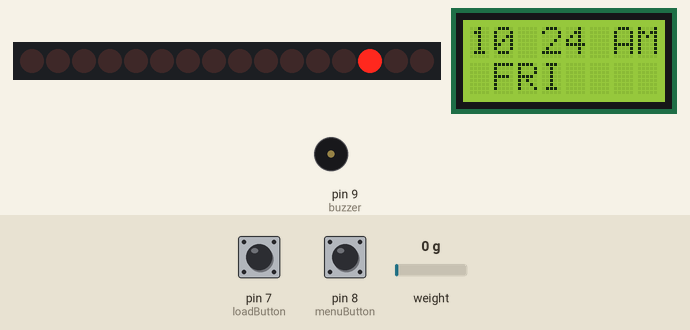
The sketch below on a simulated Arduino Uno, built with avr-gcc and run on an emulated ATmega328P. Shown: 16 shift-register outputs drawn as a row of LEDs (first output left, lit = HIGH), 8×2 character LCD, buzzer (waves = sounding). Wiring (inferred from the names in the program): 2 × shift register (74HC595): data A2; shift clock A1; latch A3. Wiring (inferred from the signals the program sends): row of LEDs: on Q0, Q1, Q2, Q3, Q4, Q5, Q6, Q7, Q8, Q9, Q10, Q11, Q12, Q13, Q14, Q15. Inputs (shaded band) come from the test bench; at power-on: pin 8 (menuButton) HIGH, pin 7 (loadButton) HIGH, weight on the scale 0 g. The local clock reads 2024-03-15 10:24:30 at power-on unless the sketch sets it; what the sketch prints to the serial monitor is not drawn.

Above: at 2.9 s.
3.0 s: pin 8 (menuButton) pulled LOW for 0.15 s
At 4.2 s:
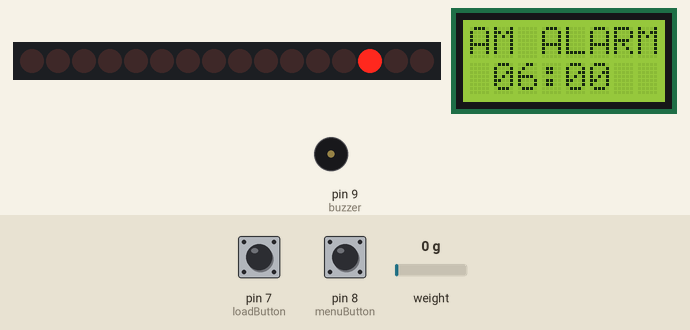
4.7 s: pin 8 (menuButton) pulled LOW for 1 s
At 6.2 s:
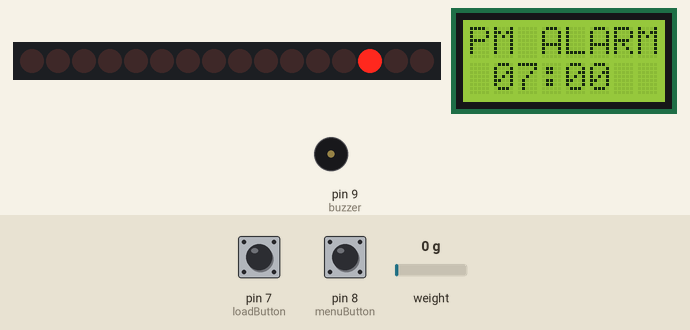
7.2 s: pin 8 (menuButton) pulled LOW for 0.15 s
At 8.1 s:
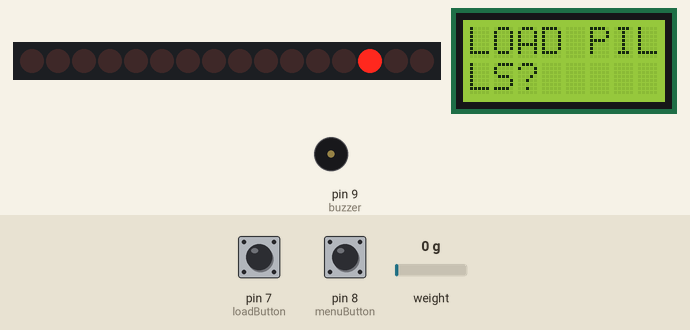
8.8 s: pin 7 (loadButton) pulled LOW for 0.15 s
At 9.2 s:
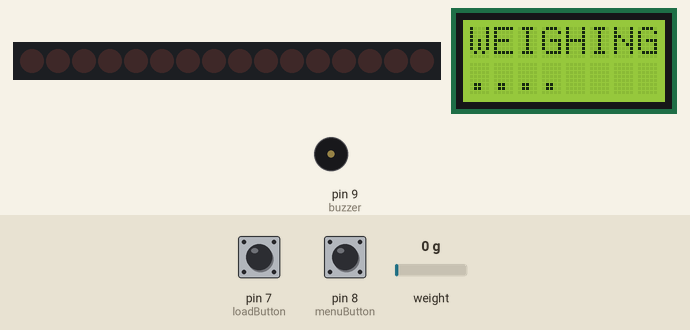
Timing chart, 0 to 11.8 s (numbered marks = the images above; inputs shaded):
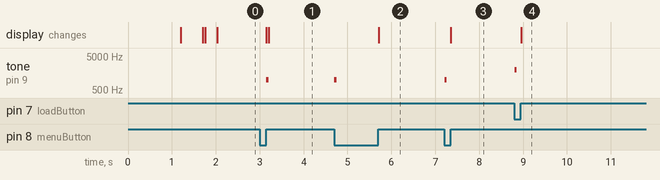

The sketch:

pillMinder.ino
```cpp
#include <Wire.h>
#include <TimeLib.h>
#include <DS1307RTC.h>
#include <LiquidCrystal.h>
#include <EEPROM.h>
#include "HX711.h"

LiquidCrystal   lcd(12, 11,  5,  4,  6, 10);

#define DOUT  3
#define CLK  2

HX711 scale(DOUT, CLK);

float calibration_factor = -150; 				//-7050 worked for my 440lb max scale setup
float calibration_factor_old = calibration_factor;
float scaleValue = 0.0;

int blinker = 0;								//Blinks the colon on time
int alarmBuzzer = 0;

float weight[15];								//AM and PM, 7 days a week. The 15th value is the empty (tare) weight we'll compare Saturday PM against
float currentWeight = 0;
int currentWeightSamples = 0;
float currentAverage = 0;
float difference = 0;
unsigned char flag[15];							//The flag for each event. Once pills taken, clear flag

int amAlarm = 6;
int pmAlarm = 19;

int amPMflag = 0;
int dayArray = 0;

int latchPin = A3;
int clockPin = A1;
int dataPin = A2;

#define buzzer		9
#define menuButton	8
#define loadButton	7

unsigned char dayLED[] = {0, 15, 1, 14, 2, 13, 3, 12, 4, 11, 5, 10, 8, 9};

void setup() {

	Serial.begin(9600);
	while (!Serial) ; // wait for serial

	Serial.println("HX711 calibration sketch");
	Serial.println("Remove all weight from scale");
	Serial.println("After readings begin, place known weight on scale");
	Serial.println("Press + or a to increase calibration factor");
	Serial.println("Press - or z to decrease calibration factor");

	scale.set_scale();
	//scale.tare();  //Reset the scale to 0

	long zero_factor = scale.read_average(); //Get a baseline reading

	Serial.print("Zero factor: "); //This can be used to remove the need to tare the scale. Useful in permanent scale projects.

	Serial.println(zero_factor);
	scale.set_scale(calibration_factor);

	lcd.begin(8, 2);
	lcd.clear();

	pinMode(buzzer, OUTPUT);

	pinMode(menuButton, INPUT);
	pinMode(loadButton, INPUT);
	digitalWrite(menuButton, 1);
	digitalWrite(loadButton, 1);

	pinMode(latchPin, OUTPUT);
	pinMode(clockPin, OUTPUT);
	pinMode(dataPin, OUTPUT);

	delay(500);

}

void loop() {

	tmElements_t tm;
	blinker += 1;

	if (blinker < 80) {

		if (RTC.read(tm)) {

			lcd.setCursor(0,0);

			printHour(tm.Hour);

			if (tm.Second & 1) {
				lcd.write(':');
			}
			else {
				lcd.write(' ');
			}

			print2digitsLCD(tm.Minute);

			lcd.setCursor(5, 0);
			lcd.print(" ");
			printAMPM(0);

			lcd.setCursor(0, 1);
			lcd.print(" ");
			printDay(tm.Wday);
			//lcd.print(tm.Wday);
			//printDay(tm.Wday);

			lcd.print("  ");


		}

	}
	else {

		lcd.setCursor(0, 0);
		lcd.print("NEXT:   ");
		lcd.setCursor(6, 0);
		RTC.read(tm);

		int showWhich = 0;

		if (tm.Hour < pmAlarm) {
			showWhich = 1;
		}

		if (tm.Hour < amAlarm) {
			showWhich = 0;
		}

		if (showWhich == 0) {
			if (amAlarm == 0) {
				print2digitsLCD(amAlarm + 12);
			}
			else {
				print2digitsLCD(amAlarm);
			}
			lcd.setCursor(0, 1);
			lcd.print(":00 ");
			lcd.print("AM");
		}
		else {
			if (pmAlarm > 12) {
				print2digitsLCD(pmAlarm - 12);
			}
			else {
				print2digitsLCD(pmAlarm);
			}
			lcd.setCursor(0, 1);
			lcd.print(":00 ");
			lcd.print("PM");
		}

	}

	if (blinker > 160) {

		blinker = 0;
	}

	delay(50);

	int whichArray = (dayArray * 2) + amPMflag;	//Checks which value we should be looking at depending on day of week and AM/PM

	if (tm.Hour == amAlarm or tm.Hour == pmAlarm) {

		if (flag[whichArray] == 0) {						//No flag set? First time we've hit this event

			if (checkWeight(whichArray) == 255) {			//Does weight match the NEXT pill?
				flag[whichArray] = 1;						//Pills taken, set flag not to do this again
				noTone(buzzer);
				Serial.println("PILLS TAKEN!");
			}
			else {
				alarm();
			}
		}

	}
	else {
		loadLED(dayLED[whichArray]);
	}

	if (digitalRead(menuButton) == 0) {
		waitMenu();
		menu();									//Jump to menu
		blinker = 0;							//Reset this for clean transistion
	}

}

int checkWeight(unsigned char whichOne) {

	currentWeight = scale.get_units(50);

	Serial.print(whichOne);
	Serial.print(" ");
	Serial.println(currentWeight);

	Serial.print(weight[whichOne] - difference);
	Serial.print(" ");
	Serial.print(weight[whichOne] + difference);

	if ((currentWeight < (weight[whichOne] - difference)) and (currentWeight > (weight[whichOne] + difference))) {
		Serial.println(" MATCH CURRENT");
		return 0;
	}

	if ((currentWeight < (weight[whichOne + 1] - difference)) and (currentWeight > (weight[whichOne + 1] + difference))) {
		Serial.println(" MATCH NEXT");
		return 255;
	}

	/*
	//If it's still near its weight, then pills haven't been taken yet
	if (currentWeight > (weight[whichOne] - difference) and currentWeight < (weight[whichOne] + difference)) {
		Serial.println("MATCH CURRENT");
		return 1;
	}

	//Check if it's close to the weight of the NEXT reading
	if (currentWeight > (weight[whichOne + 1] - difference) and currentWeight < (weight[whichOne + 1] + difference)) {
		Serial.println("MATCH NEXT");
		return 255;
	}

	*/

}

void print2digitsLCD(int number) {
  if (number >= 0 && number < 10) {
    lcd.write('0');
  }
  lcd.print(number);
}

void printHour(int whichHour) {

	amPMflag = 0;				//Default is AM

	if (whichHour > 11) {
		amPMflag = 1;
	}
	if (whichHour > 12) {
		whichHour -= 12;
	}

	print2digitsLCD(whichHour);

}

void printAMPM(unsigned char op) {

	int printWhich = 0;

	if (op) {
		printWhich = op;
	}
	else {
		printWhich = amPMflag + 1;
	}

	if (printWhich == 1) {
		lcd.print("AM");
	}
	if (printWhich == 2) {
		lcd.print("PM");
	}

}

void printDay(unsigned char whichDay) {

	switch(whichDay) {

		case 1:
			lcd.print("SUN");
		break;
		case 2:
			lcd.print("MON");
		break;
		case 3:
			lcd.print("TUE");
		break;
		case 4:
			lcd.print("WED");
		break;
		case 5:
			lcd.print("THU");
		break;
		case 6:
			lcd.print("FRI");
		break;
		case 7:
			lcd.print("SAT");
		break;
	}

	dayArray = whichDay - 1;

}

void menu() {

	lcd.clear();

	int inMenu = 1;
	tone(buzzer, 1000, 50);

	while(inMenu) {

		delay(20);

		if (digitalRead(menuButton) == 0) {
			tone(buzzer, 1000, 50);
			waitMenu();
			inMenu += 1;
			lcd.clear();

			if (inMenu > 4) {
				inMenu = 1;
			}

		}

		if (digitalRead(loadButton) == 0) {
			tone(buzzer, 2000, 50);
			waitLoad();
			switch(inMenu) {

				case 1:
					amAlarm += 1;
					if (amAlarm > 11) {
						amAlarm = 0;
					}
				break;
				case 2:
					pmAlarm += 1;
					if (pmAlarm > 23) {
						pmAlarm = 12;
					}
				break;
				case 3:
					loadPills();
					inMenu = 0;
				break;
				case 4:
					inMenu = 0;
				break;

			}

		}

		switch(inMenu) {

			case 1:
				lcd.setCursor(0, 0);
				lcd.print("AM ALARM");
				lcd.setCursor(1, 1);
				if (amAlarm == 0) {
					print2digitsLCD(amAlarm + 12);
				}
				else {
					print2digitsLCD(amAlarm);
				}
				lcd.print(":00 ");
			break;
			case 2:
				lcd.setCursor(0, 0);
				lcd.print("PM ALARM");
				lcd.setCursor(1, 1);
				if (pmAlarm > 12) {
					print2digitsLCD(pmAlarm - 12);
				}
				else {
					print2digitsLCD(pmAlarm);
				}
				lcd.print(":00 ");
			break;
			case 3:
				lcd.setCursor(0, 0);
				lcd.print("LOAD PIL");
				lcd.setCursor(0, 1);
				lcd.print("LS?");
			break;
			case 4:
				lcd.setCursor(0, 0);
				lcd.print("EXIT?");
			break;

		}

	}

	lcd.clear();

}

void alarm() {

	if (alarmBuzzer < 2) {
		tone(buzzer, 1500);
	}
	else {
		tone(buzzer, 2500);
	}

	alarmBuzzer += 1;

	if (alarmBuzzer > 4) {
		alarmBuzzer = 0;
	}

}

void loadPills() {

	loadLED(128);
	lcd.clear();
	lcd.setCursor(0, 0);
	lcd.print("WEIGHING");
	lcd.setCursor(0, 1);
	lcd.print("....");

	weight[14] = scale.get_units(100);			//Get tare weight

	difference = 0;

	Serial.println(weight[14]);

	for (int day = 7 ; day > 1 ; day--) {

		for (int half = 1 ; half > -1 ; half--) {

			lcd.clear();

			lcd.setCursor(0, 0);
			lcd.print("LOAD ");
			printDay(day);

			//loadLED(((day - 1) * 2) + half);

			lcd.setCursor(1, 1);

			if (half == 0) {
				lcd.print("AM");
			}
			else {
				lcd.print("PM");
			}

			while(digitalRead(loadButton) == 1) {		//Wait for button press
				loadLED(dayLED[((day - 1) * 2) + half]);
				lcd.setCursor(4, 1);
				lcd.print("#");
				tone(buzzer, 2000, 5);
				delay(195);
				loadLED(128);
				lcd.setCursor(4, 1);
				lcd.print(" ");
				delay(200);
			}
			tone(buzzer, 2000, 50);
			waitLoad();

			lcd.clear();

			lcd.setCursor(0, 0);
			lcd.print("WEIGHING");
			lcd.setCursor(0, 1);
			lcd.print("....");

			weight[((day - 1) * 2) + half] = scale.get_units(100);

			Serial.println(weight[((day - 1) * 2) + half]);

			difference += (weight[((day - 1) * 2) + half] - weight[((day - 1) * 2) + half + 1]);

			Serial.println(difference);

			//lcd.setCursor(0, 0);
			//lcd.print(weight[((day - 1) * 2) + half]);
			//delay(1000);

		}

	}

	difference /= 4; //14;
	Serial.println(difference);
	difference *= .4;
	Serial.println(difference);

	for (int x = 0 ; x < 15 ; x++) {

		flag[x] = 0;
		Serial.println(weight[x]);

	}

}

void waitMenu() {

	while(digitalRead(menuButton) == 0) {
		delay(10);
	}

}

void waitLoad() {

	while(digitalRead(loadButton) == 0) {
		delay(10);
	}

}

void loadLED(unsigned whichBit) {

	unsigned short theWord = 0;

	if (whichBit == 255) {			//All
		theWord = 65535;
	}
	if (whichBit == 128) {			//None
		theWord = 0;
	}
	if (whichBit < 128) {
		theWord = (1 << whichBit);
	}

    digitalWrite(latchPin, LOW);
	shiftOut(dataPin, clockPin, MSBFIRST, theWord & 0xFF);
	shiftOut(dataPin, clockPin, MSBFIRST, theWord >> 8);
    digitalWrite(latchPin, HIGH);


}
```

Measured:
- after the input at 3.0 s, tone on pin 9 (buzzer): silent → 1000 Hz after 0.15 s, → silent 0.05 s later; the display: first changes after 0.15 s (image 1 shows a later state)
- after the input at 4.7 s, tone on pin 9 (buzzer): silent → 1000 Hz at once, → silent 0.05 s later; the display: changes after 1.0 s (image 2)
- after the input at 7.2 s, tone on pin 9 (buzzer): silent → 1000 Hz at once, → silent 0.05 s later; the display: changes after 0.16 s (image 3)
- after the input at 8.8 s, tone on pin 9 (buzzer): silent → 2000 Hz at once, → silent 0.05 s later; the display: changes after 0.16 s (image 4)
